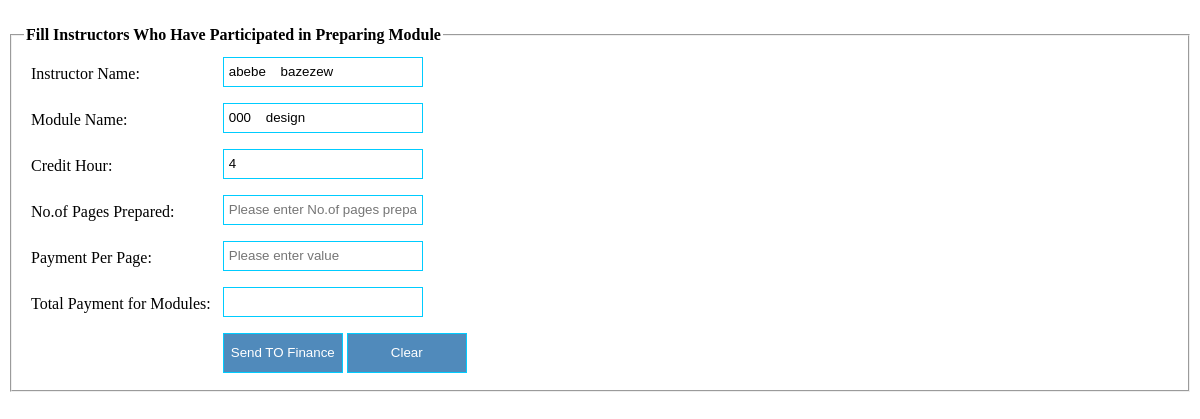
Screenshot of /cdeofficer/feemodule.php?id=000 with the database file from the repository.
### tables this page shows
CREATE TABLE `user` (
  `UID` varchar(20) NOT NULL,
  `fname` varchar(30) DEFAULT NULL,
  `lname` varchar(30) DEFAULT NULL,
  `sex` varchar(20) DEFAULT NULL,
  `Email` varchar(50) DEFAULT NULL,
  `phone_No` varchar(20) DEFAULT NULL,
  `location` varchar(20) DEFAULT NULL,
  `photo` varchar(3000) NOT NULL,
  `d_code` varchar(20) DEFAULT NULL,
  `c_code` varchar(20) NOT NULL,
  PRIMARY KEY (`UID`),
  UNIQUE KEY `UID` (`UID`),
  KEY `Dcode` (`d_code`),
  KEY `c_code` (`c_code`),
  CONSTRAINT `aa` FOREIGN KEY (`d_code`) REFERENCES `department` (`Dcode`) ON DELETE CASCADE ON UPDATE CASCADE
);

CREATE TABLE `course` (
  `Sender_name` varchar(20) NOT NULL,
  `course_code` varchar(50) NOT NULL,
  `cname` varchar(50) NOT NULL,
  `chour` int(11) NOT NULL,
  `s_c_year` varchar(10) NOT NULL,
  `semister` varchar(10) NOT NULL,
  `ayear` int(11) NOT NULL,
  `department` varchar(50) NOT NULL,
  `FileName` varchar(500) NOT NULL,
  `status` varchar(50) NOT NULL,
  `unread` varchar(10) NOT NULL,
  PRIMARY KEY (`course_code`),
  UNIQUE KEY `cname` (`cname`),
  KEY `department` (`department`)
);

### cdeofficer/feemodule.php (the view, shortened to what this page needs)
<?php
	$id=$_GET['id'];
	$result = mysql_query("SELECT * FROM course where course_code='$id'");
		while($row = mysql_fetch_array($result))
			{
			     $cc=$row['course_code'];
				$ch=$row['chour'];
				$cn=$row['cname'];
				$mn=$cc.'    '.$cn;
				$sn=$row['Sender_name'];
			}
							$result1 = mysql_query("SELECT * FROM user where UID='$sn'");
							$r=mysql_fetch_array($result1);
							$fn=$r['fname'];
							$ln=$r['lname'];
							$fna=$fn.'    '.$ln;
?>
<form name="addem" action="insertmodulepayment.php" method="post">
<br><fieldset><legend><b>Fill Instructors Who Have Participated in Preparing Module</b></legend>
<table  cellpadding="5" border="0">
<tr><td>Instructor Name:</td><td><input type="text" name="in" class="ed" value="<?php echo $fna ?>" readonly style="height: 30px;width: 200px;" required="required"  />
</td></tr>
<tr><td>Module Name:</td><td><input type="text" name="mn" id="mn"class="ed" value="<?php echo $mn ?>" readonly style="height: 30px;width: 200px;" required="required" />
</td></tr>
<tr><td>Credit Hour:</td><td><input type="text" name="ch" id="ch"class="ed" value="<?php echo $ch ?>" readonly style="height: 30px;width: 200px;" required="required"/>
</td></tr>
<tr><td>No.of Pages Prepared:</td><td><input type="text" name="np" id="np"class="ed" style="height: 30px;width: 200px;" required="required"  placeholder="Please enter No.of pages prepared" />
</td></tr>
<tr><td>Payment Per Page:</td><td><input type="text" name="pp" id="pp" class="ed"  style="height: 30px;width: 200px;"
onkeyup="calculateTotal(np.value,pp.value)" required="required"  placeholder="Please enter value"/>
</td></tr>
<tr><td>Total Payment for Modules:</td><td><input type="text" name="total" class="ed" readonly style="height: 30px;width: 200px;"  />
</td></tr>
<tr><td></td>
<td><input type="submit"  name="submit" value="Send TO Finance" style="height: 40px;width: 120px;"id="button1">
<input type="reset"  name="clear" value="Clear" style="height: 40px;width: 120px;"id="button1"> </td>
</tr>
</table></fieldset>
</form>

### cdeofficer/feemodule.php (style rules this page uses)
.ed { border-style:solid; border-width:thin; border-color:#00CCFF; padding:5px; margin-bottom: 4px; }
#button1 { text-align:center; font-family:Arial, Helvetica, sans-serif; border-style:solid; border-width:thin; border-color:#00CCFF; padding:5px; background-color:#508abb; color: white; height: 34px; width: 100px; }

### rows the page displays
user: in "abebe bazezew"
course: mn "000 design", ch "4"
